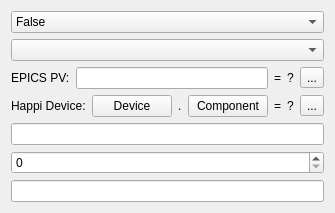
<?xml version="1.0" encoding="UTF-8"?>
<ui version="4.0">
 <class>Form</class>
 <widget class="QWidget" name="Form">
  <property name="geometry">
   <rect>
    <x>0</x>
    <y>0</y>
    <width>313</width>
    <height>201</height>
   </rect>
  </property>
  <property name="windowTitle">
   <string>Form</string>
  </property>
  <layout class="QVBoxLayout" name="verticalLayout_7">
   <item>
    <widget class="QComboBox" name="bool_input">
     <item>
      <property name="text">
       <string>False</string>
      </property>
     </item>
     <item>
      <property name="text">
       <string>True</string>
      </property>
     </item>
    </widget>
   </item>
   <item>
    <widget class="QComboBox" name="enum_input"/>
   </item>
   <item>
    <widget class="QWidget" name="epics_widget" native="true">
     <layout class="QHBoxLayout" name="horizontalLayout">
      <property name="spacing">
       <number>6</number>
      </property>
      <property name="leftMargin">
       <number>0</number>
      </property>
      <property name="topMargin">
       <number>0</number>
      </property>
      <property name="rightMargin">
       <number>0</number>
      </property>
      <property name="bottomMargin">
       <number>0</number>
      </property>
      <item>
       <widget class="QLabel" name="epics_indicator">
        <property name="text">
         <string>EPICS PV:</string>
        </property>
       </widget>
      </item>
      <item>
       <widget class="QLineEdit" name="epics_input"/>
      </item>
      <item>
       <widget class="QLabel" name="epics_equals">
        <property name="text">
         <string>=</string>
        </property>
       </widget>
      </item>
      <item>
       <widget class="QLabel" name="epics_value_preview">
        <property name="text">
         <string>?</string>
        </property>
       </widget>
      </item>
      <item>
       <widget class="QToolButton" name="epics_refresh">
        <property name="text">
         <string>...</string>
        </property>
       </widget>
      </item>
     </layout>
    </widget>
   </item>
   <item>
    <widget class="QWidget" name="happi_widget" native="true">
     <layout class="QHBoxLayout" name="horizontalLayout_2">
      <property name="leftMargin">
       <number>0</number>
      </property>
      <property name="topMargin">
       <number>0</number>
      </property>
      <property name="rightMargin">
       <number>0</number>
      </property>
      <property name="bottomMargin">
       <number>0</number>
      </property>
      <item>
       <widget class="QLabel" name="happi_indicator">
        <property name="text">
         <string>Happi Device:</string>
        </property>
       </widget>
      </item>
      <item>
       <widget class="QPushButton" name="happi_select_device">
        <property name="text">
         <string>Device</string>
        </property>
       </widget>
      </item>
      <item>
       <widget class="QLabel" name="happi_dot">
        <property name="text">
         <string>.</string>
        </property>
       </widget>
      </item>
      <item>
       <widget class="QPushButton" name="happi_select_component">
        <property name="text">
         <string>Component</string>
        </property>
       </widget>
      </item>
      <item>
       <widget class="QLabel" name="happi_equals">
        <property name="text">
         <string>=</string>
        </property>
       </widget>
      </item>
      <item>
       <widget class="QLabel" name="happi_value_preview">
        <property name="text">
         <string>?</string>
        </property>
       </widget>
      </item>
      <item>
       <widget class="QToolButton" name="happi_refresh">
        <property name="text">
         <string>...</string>
        </property>
       </widget>
      </item>
     </layout>
    </widget>
   </item>
   <item>
    <widget class="QLineEdit" name="float_input"/>
   </item>
   <item>
    <widget class="QSpinBox" name="int_input"/>
   </item>
   <item>
    <widget class="QLineEdit" name="str_input"/>
   </item>
  </layout>
 </widget>
 <resources/>
 <connections/>
</ui>
